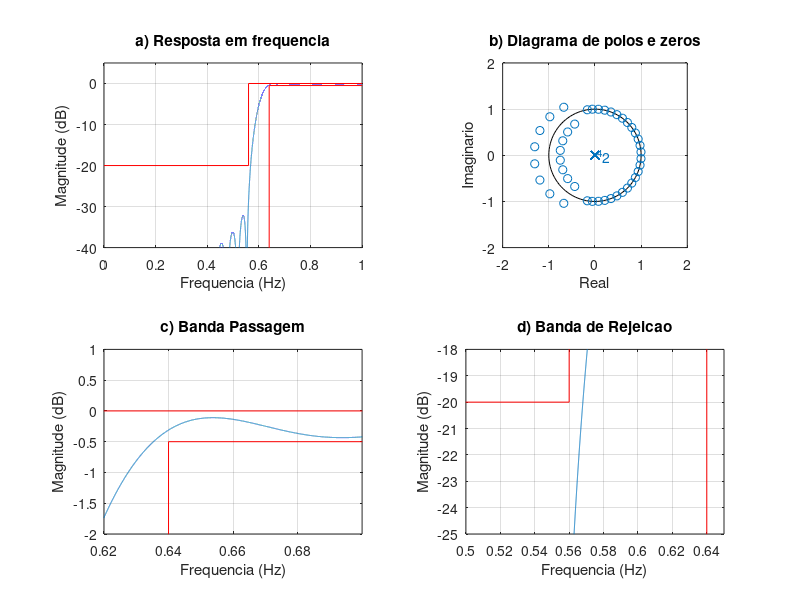
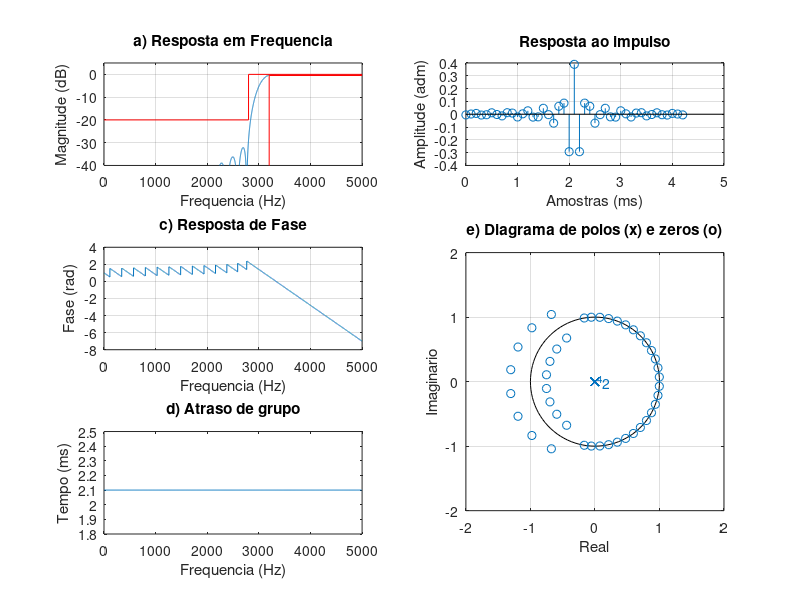

Source code (MATLAB) for these figures, in order: (Note: this script raises an error after producing the figures.)
% Projeto filtro 1
% LP - (fa = 10000 Hz, f1 = 2800 Hz; f2 = 3200 Hz, Ap = 0.5 dB, As = 20 dB, GdB = 0 dB)

close all;
clear all;
clc;

ExecutarAjuste = 1;

%% Especificacoes
fa = 10000; fs = 2800; fp = 3200;
Ap = 0.5; As = 20; GdB = 0;
wp = fp/fa*(2*pi); ws = fs/fa*(2*pi);

%

wc1 = sqrt(wp*ws); % media geometrica
Dw1 = wp - ws;
G0 = GdB;

%% Projeto inicial
Dw = Dw1;
wc = wc1;
Ask = As;
if ExecutarAjuste
   Ask = Ask + 9; % Ajuste BP
%     ordem 38 - bits 10
%     multipliers: 20
%     adders: 39
%     states: 38
   G0 = 0.01;

%     ordem 40 - bits 9
%     multipliers: 20
%     adders: 39
%     states: 38
   G0 = G0 + 0.039;
   Ask = Ask + 1;

%     ordem 42 - bits 8
%     multipliers: 22
%     adders: 43
%     states: 42
   G0 = G0 - 0.03;
   Ask = Ask + 1;
   
%    Ask = Ask + 15;
end

betha = 0.5842*(Ask-21)^0.4 + 0.07886*(Ask-21);
M1 = ceil((Ask - 8)/(2.285*Dw)+1);
M = M1;
% M = 20;
% G0 = -5.5 + 1;

if ExecutarAjuste
    % primeiro ajuste
    G0 = G0 + 0.295; % db

    % segundo ajuste M (n/2)
    wp2 = 0.6196*pi; ws2 = 0.5813*pi;
    Dw2 = wp2 -ws2;
    M2 = ceil(M1*Dw2/Dw1); % nova ordem do filtro 2*M2
    M = M2;

    % ajuste deslocamento
    wc2 = wc1 - ((0.0037+0.0013)/2)*pi;
    wc = wc2;
end


N = 2*M+1;
betha = 0.5842*(Ask-21)^0.4 + 0.07886*(Ask-21);
wk = kaiser(N, betha)';
% wk = chebwin(N, As)';
% wk = gausswin(N, 1/As)';
% wk = tukeywin(N)';
% wk = taylorwin(N)';

k = 1:M;
% HP
bi = -sin(wc*k)./(pi*k);
b0 = 1-wc/pi;
b = [flip(bi) b0 bi];

b = b.*wk*10^(-G0/20); % janela de keiser

%%
figure(1)
subplot(221)
[h, w] = freqz(b, 1, linspace(0,pi,100000));
% plot(w/pi, abs(h)); grid on;
plot(w/pi, 20*log10(abs(h))); grid on;
title('a) Resposta em frequencia')
ylim([-40 5])
hold on;
plot([pi,wp,wp]/pi,[-Ap,-Ap,-80], '-red')
plot([0,ws/pi,ws/pi,1],[-As,-As,0,0], '-red')
xlabel('Frequencia (Hz)');
ylabel('Magnitude (dB)');

subplot(222)
zplane(b, 1); axis([-2 2 -2 2]);
title('b) Diagrama de polos e zeros')
xlabel('Real');
ylabel('Imaginario');

subplot(223)
plot(w/pi, 20*log10(abs(h)));
title('c) Banda Passagem')
grid on; hold on;
plot([pi,wp,wp]/pi,[-Ap,-Ap,-80], '-red')
plot([0,ws/pi,ws/pi,1],[-As,-As,0,0], '-red')
xlim([0.62 0.7]); ylim([-2 1]);
xlabel('Frequencia (Hz)');
ylabel('Magnitude (dB)');

subplot(224)
plot(w/pi, 20*log10(abs(h)));
title('d) Banda de Rejeicao')
grid on; hold on;
plot([pi,wp,wp]/pi,[-Ap,-Ap,-80], '-red')
plot([0,ws/pi,ws/pi,1],[-As,-As,0,0], '-red')
xlim([0.5 0.65]); ylim([-25 -18]);
xlabel('Frequencia (Hz)');
ylabel('Magnitude (dB)');

%%
figure(2)
%suptitle(['HP FIR ' num2str(fs) '-' num2str(fp) ' Ordem: ' num2str(N)])

escala = fa/2;
subplot(3,2,[4 6])
zplane(b, 1);
axis([-2 2 -2 2])
title('e) Diagrama de polos (x) e zeros (o)')
xlabel('Real');
ylabel('Imaginario');

clear h w
[h, w] = freqz(b, 1, 'whole');

subplot(322)
x_imp = [0:length(b)-1]/fa*1000;
stem(x_imp, b); grid on;
title('Resposta ao impulso')
xlabel('Amostras (ms)');
ylabel('Amplitude (adm)');

subplot(321)
[h, w] = freqz(b, 1, linspace(0,pi,10000));
% plot(w/pi, abs(h)); grid on;
plot(w/pi*escala, 20*log10(abs(h))); grid on;
hold on;
title('a) Resposta em Frequencia')
ylim([-40 5])
Amin = 80;
plot([0,fs,fs,fa/2],[-As,-As,0,0], 'r')
plot([fa/2,fp,fp,],[-Ap,-Ap,-80], 'r')
xlim([0 fa/2])
xlabel('Frequencia (Hz)');
ylabel('Magnitude (dB)');

subplot(323)
plot(w/pi*escala, unwrap(angle(h))/pi); grid on;
title('c) Resposta de Fase')
xlabel('Frequencia (Hz)');
ylabel('Fase (rad)');

subplot(325)
[del_y, del_x] = grpdelay(b, 1);
plot(del_x/pi*fa/2, del_y/fa*1000);
title('d) Atraso de grupo')
xlabel('Frequencia (Hz)');
ylabel('Tempo (ms)');

%%
syms z
H(z) = poly2sym(b, z);
pretty(vpa(collect(H(z)), 3))
